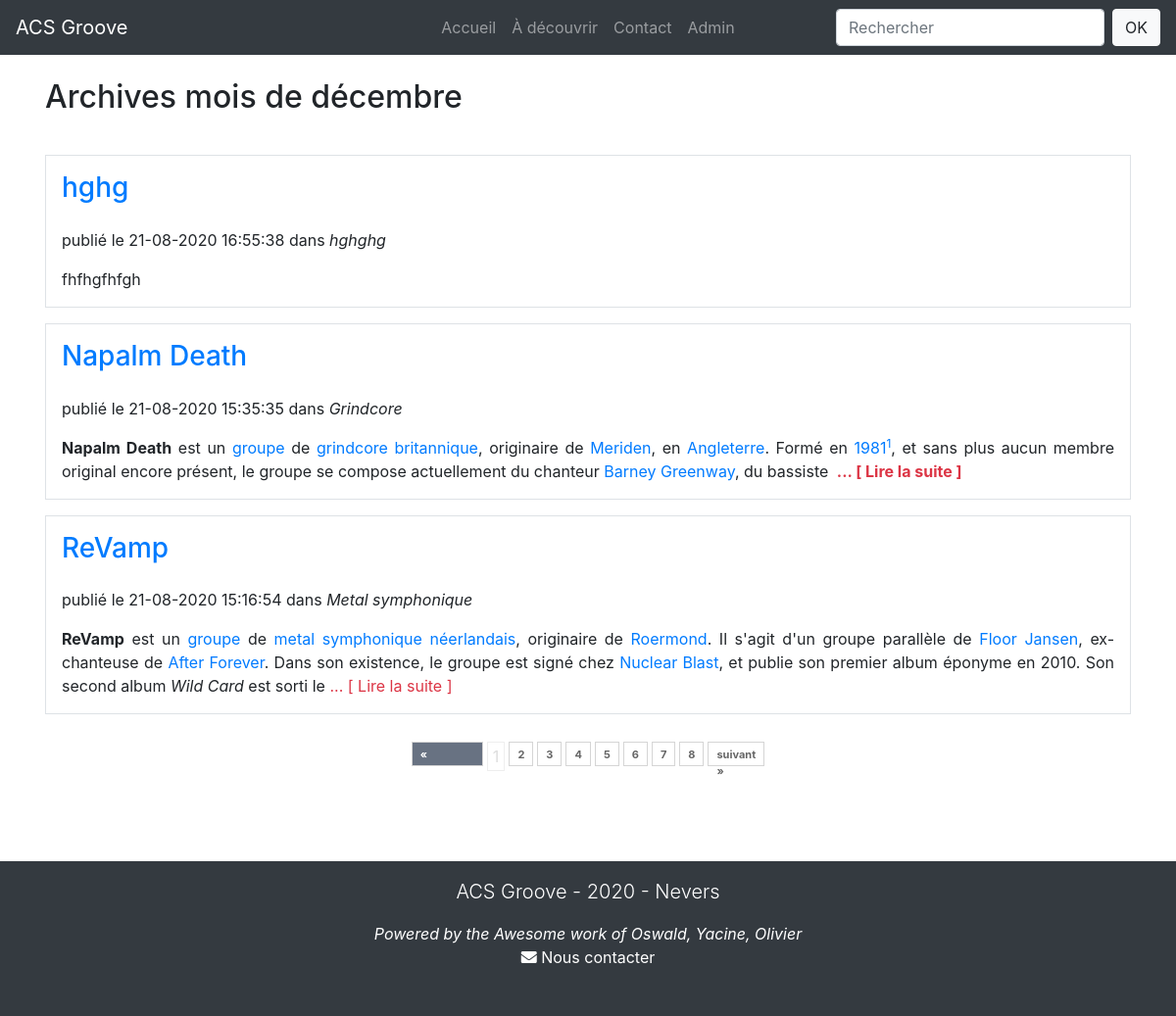
The page /archives.php on the database its author committed.
### tables this page shows
CREATE TABLE IF NOT EXISTS `artiste` (
  `id` int(11) NOT NULL AUTO_INCREMENT,
  `nom` varchar(255) NOT NULL,
  `genre` varchar(255) NOT NULL,
  `pays_origine` varchar(255) DEFAULT NULL,
  `presentation` longtext NOT NULL,
  `biographie` longtext NOT NULL,
  `discographie` text NOT NULL,
  `active` varchar(255) NOT NULL,
  `label` varchar(255) NOT NULL,
  `site_web` varchar(255) DEFAULT NULL,
  `date` datetime NOT NULL DEFAULT current_timestamp(),
  `image` varchar(255) DEFAULT NULL,
  `youtube` varchar(255) DEFAULT NULL,
  PRIMARY KEY (`id`)
);

### includes/functions.php (called while the page is built, shortened)
<?php
function html($string) {
    return htmlspecialchars($string, ENT_COMPAT, 'UTF-8', true);
}
function date_fr($format, $timestamp=false) {
	if (!$timestamp) $date_en = date($format);
	else $date_en = date($format,$timestamp);
	$texte_en = array(
		"Monday", "Tuesday", "Wednesday", "Thursday",
		"Friday", "Saturday", "Sunday", "January",
		"February", "March", "April", "May",
		"June", "July", "August", "September",
		"October", "November", "December"
	);
	$texte_fr = array(
		"lundi", "mardi", "mercredi", "jeudi",
		"vendredi", "samedi", "dimanche", "janvier",
		"f&eacute;vrier", "mars", "avril", "mai",
		"juin", "juillet", "ao&ucirc;t", "septembre",
		"octobre", "novembre", "d&eacute;cembre"
	);
	$date_fr = str_replace($texte_en, $texte_fr, $date_en);
	$texte_en = array(
		"Mon", "Tue", "Wed", "Thu", "Fri", "Sat", "Sun",
		"Jan", "Feb", "Mar", "Apr", "May", "Jun", "Jul",
		"Aug", "Sep", "Oct", "Nov", "Dec"
	);
	$texte_fr = array(
		"Lun", "Mar", "Mer", "Jeu", "Ven", "Sam", "Dim",
		"Jan", "F&eacute;v", "Mar", "Avr", "Mai", "Jui",
		"Jui", "Ao&ucirc;", "Sep", "Oct", "Nov", "D&eacute;c"
	);
	$date_fr = str_replace($texte_en, $texte_fr, $date_fr);
	return $date_fr;
}

### includes/config.php (called while the page is built, shortened)
<?php
function my_autoloader($class) {
   $class = strtolower($class);
   $classpath = 'classes/class.'.$class . '.php';
   $classpath = '../classes/class.'.$class . '.php';
   $classpath = '../../classes/class.'.$class . '.php';
}
require_once 'functions.php';
?>

### archives.php (the view, shortened to what this page needs)
<?php
include_once './includes/config.php';
include_once 'header.php';
?>
<?php
try {
$month = $_GET['month'];
$year = $_GET['year'];
$monthName = date_fr("F", mktime(0, 0, 0, html($_GET['month']), 10));
$yearNumber = date_fr(html($_GET['year']));
$from = date_fr('Y-m-01 00:00:00', strtotime("$year-$month"));
$to = date_fr('Y-m-31 23:59:59', strtotime("$year-$month"));
$pages = new Paginator('3','p');
$stmt = $db->prepare('SELECT id FROM artiste WHERE date >= :from AND date <= :to');
$stmt->execute(array(
		':from' => $from,
		':to' => $to
));
$pages->set_total($stmt->rowCount());
$stmt = $db->prepare('SELECT * FROM artiste WHERE date >= :from AND date <= :to ORDER BY id DESC ' .$pages->get_limit());
$stmt->execute(array(
    ':from' => $from,
    ':to' => $to
));
?>
<div class="container pt-3 pb-5">
  <div class="row">
    <div class="col-sm-12 px-3 py-3">
    <h2 class="pt-5 pb-4">Archives mois de <?php echo $monthName; ?> <?php echo $yearNumber; ?></h2>
		<?php
		while($row = $stmt->fetch()){
			echo '<div class="border my-3">';
			   echo '<h3 class="px-3 py-3"><a href="artiste.php?id='.html($row['id']).'">'.html($row['nom']).'</a></h3>';
			   echo '<p class="muted smalltext px-3">publié le '.date_fr('d-m-Y H:i:s', strtotime(html($row['date']))).' dans <em>' . html($row['genre']) . '</em></p>';
				 $max = 1000;
         $chaine = $row['presentation'];
         if (strlen($chaine) >= $max) {
	       	 $chaine = substr($chaine, 0, $max);
	       	 $espace = strrpos($chaine, " ");
	       	 $chaine = substr($chaine, 0, $espace).'<span class="pl-1 font-weight-bold"><a class="text-danger" href="artiste.php?id=' . html($row['id']) . '">... [ Lire la suite ] </a></span>';
         }
         echo '<div class="px-3 text-justify">' . nl2br($chaine) . '</div>';
			echo '</div>';
		}
		?>
		<div class="row justify-content-center">
      <div class="col-4">
        <?php echo $pages->page_links("archives.php?month=$month&year=$year&"); ?>
      </div>
    </div>
		<?php
}
catch(PDOException $e) {
	echo $e->getMessage();
}
?>
</div>
</div>
</div>
<?php include_once 'footer.php'; ?>

### rows shown on the page
artiste: nom "hghg", date "21-08-2020 16:55:38", genre "hghghg", presentation "fhfhgfhfgh"
artiste: nom "Napalm Death", date "21-08-2020 15:35:35", genre "Grindcore", presentation "Napalm Death est un groupe de grindcore britannique , originaire de Meriden , en Angleterre . Formé en 1981 1 , et sans plus aucun membre original encore présent, le groupe se compose actuellement du chanteur Barney Greenway , du bassiste"
artiste: nom "ReVamp", date "21-08-2020 15:16:54", genre "Metal symphonique", presentation "ReVamp est un groupe de metal symphonique néerlandais , originaire de Roermond . Il s'agit d'un groupe parallèle de Floor Jansen , ex-chanteuse de After Forever . Dans son existence, le groupe est signé chez Nuclear Blast , et publie son premier album éponyme en 2010. Son second album Wild Card est sorti le"

### other values the page prints
$monthName "décembre"
